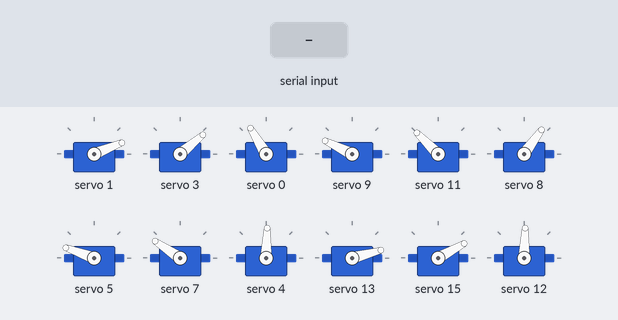
This sketch was run on a simulated Arduino Uno, built with avr-gcc and run on an emulated ATmega328P. Shown: 12 × servo. The inputs (shaded band) are chosen by the test bench.

Above: at 1.2 s.
1.3 s: "f" received over Serial
At 1.94 s:
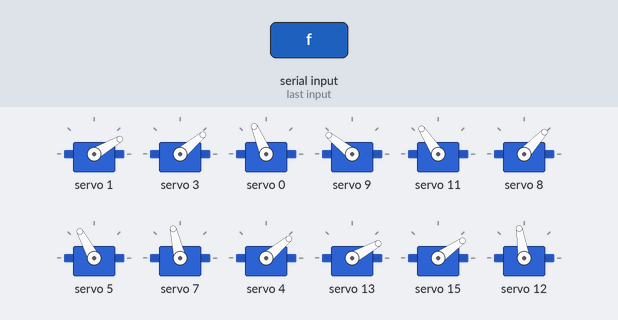
At 3.59 s:
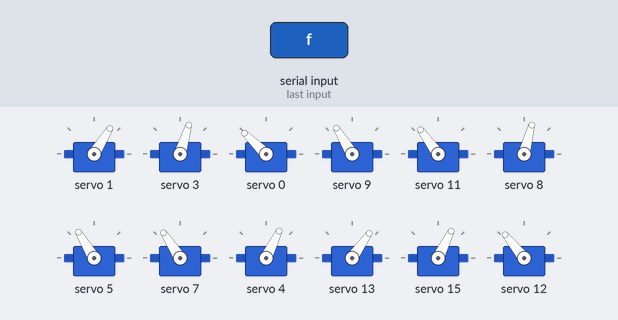
4.3 s: "b" received over Serial
7.3 s: "l" received over Serial
At 7.79 s:
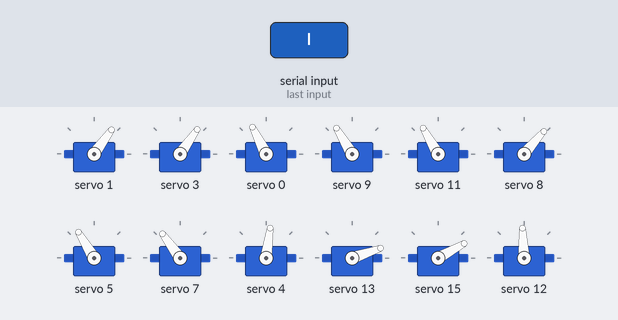
10.3 s: "r" received over Serial
13.3 s: "f" received over Serial
Timing chart, 0 to 17.3 s (numbered marks = the images above; inputs shaded):
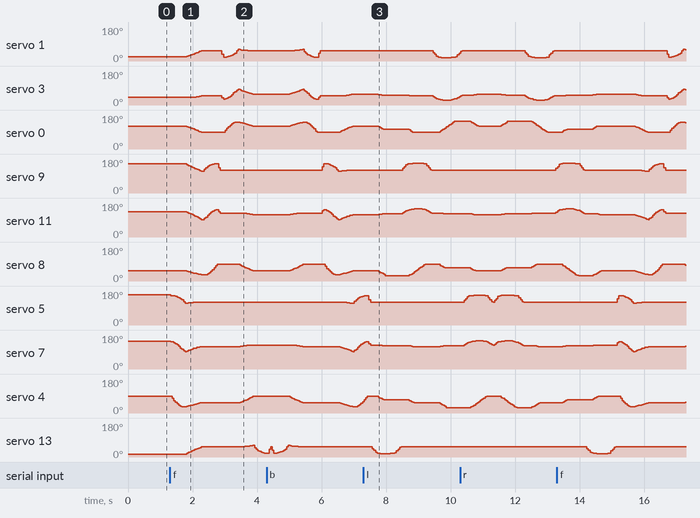

Measured:
- after the input at 1.3 s, servo 13: rises from 15° to 61° in 2.0 s, then falls to 20° in 0.40 s; servo 15: rises from 29° to 84° in 2.0 s, then falls to 31° in 0.40 s; servo 12: rises from 88° to 141° in 2.0 s, then falls to 95° in 0.40 s
- after the input at 7.3 s, servo 9: rises from 121° to 158° in 0.41 s, then falls to 121° in 0.49 s; servo 11: rises from 118° to 150° in 1.1 s, then falls to 123° in 0.90 s; servo 12: rises from 88° to 148° in 0.50 s, then falls to 105° in 1.6 s
- after the input at 10.3 s, servo 9: 121° → 130° after 3.0 s

The sketch:

spider_robot_main_code.ino
```cpp
#include <FlexiTimer2.h>//to set a timer to manage all servos
#include <Wire.h>
#include <Adafruit_PWMServoDriver.h>
/* Servos --------------------------------------------------------------------*/
Adafruit_PWMServoDriver pwm = Adafruit_PWMServoDriver();
#define SERVOMIN  102 // This is the 'minimum' pulse length count (out of 4096)
#define SERVOMAX  492 // This is the 'maximum' pulse length count (out of 4096)
#define SERVO_FREQ 50 // Analog servos run at ~50 Hz updates
//define 12 servos for 4 legs
//define servos' ports
//                            Leg 0 (FR)    Leg 1 (RR)    Leg 2 (FL)    Leg 3 (RL)
//                             F   C   T     F   C   T     F   C   T     F   C   T
const int servo_pin[4][3] = {{ 1,  3,  0}, { 9, 11,  8}, { 5,  7,  4}, {13, 15, 12}};
/* Size of the robot ---------------------------------------------------------*/
const float length_a = 50;
const float length_b = 77.1;
const float length_c = 27.5;
const float length_side = 71;
const float z_absolute = -28;
/* Constants for movement ----------------------------------------------------*/
const float z_default = -50, z_up = -30, z_boot = z_absolute;
const float x_default = 62, x_offset = 0;
const float y_start = 0, y_step = 40;
const float y_default = x_default;
/* variables for movement ----------------------------------------------------*/
volatile float site_now[4][3];    //real-time coordinates of the end of each leg
volatile float site_expect[4][3]; //expected coordinates of the end of each leg
float temp_speed[4][3];   //each axis' speed, needs to be recalculated before each movement
float move_speed;     //movement speed
float speed_multiple = 1.5; //movement speed multiple
const float spot_turn_speed = 4;
const float leg_move_speed = 8;
const float body_move_speed = 3;
const float stand_seat_speed = 1;
//functions' parameter
const float KEEP = 255;
//define PI for calculation
const float pi = 3.1415926;
/* Constants for turn --------------------------------------------------------*/
//temp length
const float temp_a = sqrt(pow(2 * x_default + length_side, 2) + pow(y_step, 2));
const float temp_b = 2 * (y_start + y_step) + length_side;
const float temp_c = sqrt(pow(2 * x_default + length_side, 2) + pow(2 * y_start + y_step + length_side, 2));
const float temp_alpha = acos((pow(temp_a, 2) + pow(temp_b, 2) - pow(temp_c, 2)) / 2 / temp_a / temp_b);
//site for turn
const float turn_x1 = (temp_a - length_side) / 2;
const float turn_y1 = y_start + y_step / 2;
const float turn_x0 = turn_x1 - temp_b * cos(temp_alpha);
const float turn_y0 = temp_b * sin(temp_alpha) - turn_y1 - length_side;

void setup()
{
  Serial.begin(9600, SERIAL_8N1);

  //initialize servos
  pwm.begin();
  pwm.setOscillatorFrequency(27000000);
  pwm.setPWMFreq(SERVO_FREQ);
  delay(10);

  set_site(0, x_default - x_offset, y_start + y_step, z_boot);
  set_site(1, x_default - x_offset, y_start + y_step, z_boot);
  set_site(2, x_default + x_offset, y_start, z_boot);
  set_site(3, x_default + x_offset, y_start, z_boot);
  for (int i = 0; i < 4; i++)
  {
    for (int j = 0; j < 3; j++)
    {
      site_now[i][j] = site_expect[i][j];
    }
  }
  //start servo service
  FlexiTimer2::set(50, servo_service);
  FlexiTimer2::start();
 // sit();
 // delay(4000);

// body_dance2(2);
/*
  sit();
  delay(10);
  stand();
  delay(10);
  hand_wave(2);
  delay(10);
  step_forward(3);
  delay(10);
  hand_shake(1);
  delay(10);
  step_back(3);

*/
/*
stand();
delay(1000);
body_right(40);
body_left(80);
delay(5);
body_right(80);
body_left(40);
stand();

*/
/*
  turn_right(4);
  delay(4000);
  turn_left(4);
  delay(4000);
  stand();
  */
}

void loop()
{
  while(Serial.available())
  {
    switch (Serial.read()) {
      case 'f':
        step_forward(2);
        break;

      case 'b':
        step_back(2);
        break;

      case 'l':
        turn_left(2);
        break;

      case 'r':
        turn_right(2);
        break;
    }
  }
}

/*
  - sit
   ---------------------------------------------------------------------------*/
void sit(void)
{
  move_speed = stand_seat_speed;
  for (int leg = 0; leg < 4; leg++)
  {
    set_site(leg, KEEP, KEEP, z_boot);
  }
  wait_all_reach();
}

/*
  - stand
  - blocking function
   ---------------------------------------------------------------------------*/
void stand(void)
{
  move_speed = stand_seat_speed;
  for (int leg = 0; leg < 4; leg++)
  {
    set_site(leg, KEEP, KEEP, z_default);
  }
  wait_all_reach();
}


/*
  - spot turn to left
  - blocking function
  - parameter step steps wanted to turn
   ---------------------------------------------------------------------------*/
void turn_left(unsigned int step)
{
  move_speed = spot_turn_speed;
  while (step-- > 0)
  {
    if (site_now[3][1] == y_start)
    {
      //leg 3&1 move
      set_site(3, x_default + x_offset, y_start, z_up);
      wait_all_reach();

      set_site(0, turn_x1 - x_offset, turn_y1, z_default);
      set_site(1, turn_x0 - x_offset, turn_y0, z_default);
      set_site(2, turn_x1 + x_offset, turn_y1, z_default);
      set_site(3, turn_x0 + x_offset, turn_y0, z_up);
      wait_all_reach();

      set_site(3, turn_x0 + x_offset, turn_y0, z_default);
      wait_all_reach();

      set_site(0, turn_x1 + x_offset, turn_y1, z_default);
      set_site(1, turn_x0 + x_offset, turn_y0, z_default);
      set_site(2, turn_x1 - x_offset, turn_y1, z_default);
      set_site(3, turn_x0 - x_offset, turn_y0, z_default);
      wait_all_reach();

      set_site(1, turn_x0 + x_offset, turn_y0, z_up);
      wait_all_reach();

      set_site(0, x_default + x_offset, y_start, z_default);
      set_site(1, x_default + x_offset, y_start, z_up);
      set_site(2, x_default - x_offset, y_start + y_step, z_default);
      set_site(3, x_default - x_offset, y_start + y_step, z_default);
      wait_all_reach();

      set_site(1, x_default + x_offset, y_start, z_default);
      wait_all_reach();
    }
    else
    {
      //leg 0&2 move
      set_site(0, x_default + x_offset, y_start, z_up);
      wait_all_reach();

      set_site(0, turn_x0 + x_offset, turn_y0, z_up);
      set_site(1, turn_x1 + x_offset, turn_y1, z_default);
      set_site(2, turn_x0 - x_offset, turn_y0, z_default);
      set_site(3, turn_x1 - x_offset, turn_y1, z_default);
      wait_all_reach();

      set_site(0, turn_x0 + x_offset, turn_y0, z_default);
      wait_all_reach();

      set_site(0, turn_x0 - x_offset, turn_y0, z_default);
      set_site(1, turn_x1 - x_offset, turn_y1, z_default);
      set_site(2, turn_x0 + x_offset, turn_y0, z_default);
      set_site(3, turn_x1 + x_offset, turn_y1, z_default);
      wait_all_reach();

      set_site(2, turn_x0 + x_offset, turn_y0, z_up);
      wait_all_reach();

      set_site(0, x_default - x_offset, y_start + y_step, z_default);
      set_site(1, x_default - x_offset, y_start + y_step, z_default);
      set_site(2, x_default + x_offset, y_start, z_up);
      set_site(3, x_default + x_offset, y_start, z_default);
      wait_all_reach();

      set_site(2, x_default + x_offset, y_start, z_default);
      wait_all_reach();
    }
  }
}

/*
  - spot turn to right
  - blocking function
  - parameter step steps wanted to turn
   ---------------------------------------------------------------------------*/
void turn_right(unsigned int step)
{
  move_speed = spot_turn_speed;
  while (step-- > 0)
  {
    if (site_now[2][1] == y_start)
    {
      //leg 2&0 move
      set_site(2, x_default + x_offset, y_start, z_up);
      wait_all_reach();

      set_site(0, turn_x0 - x_offset, turn_y0, z_default);
      set_site(1, turn_x1 - x_offset, turn_y1, z_default);
      set_site(2, turn_x0 + x_offset, turn_y0, z_up);
      set_site(3, turn_x1 + x_offset, turn_y1, z_default);
      wait_all_reach();

      set_site(2, turn_x0 + x_offset, turn_y0, z_default);
      wait_all_reach();

      set_site(0, turn_x0 + x_offset, turn_y0, z_default);
      set_site(1, turn_x1 + x_offset, turn_y1, z_default);
      set_site(2, turn_x0 - x_offset, turn_y0, z_default);
      set_site(3, turn_x1 - x_offset, turn_y1, z_default);
      wait_all_reach();

      set_site(0, turn_x0 + x_offset, turn_y0, z_up);
      wait_all_reach();

      set_site(0, x_default + x_offset, y_start, z_up);
      set_site(1, x_default + x_offset, y_start, z_default);
      set_site(2, x_default - x_offset, y_start + y_step, z_default);
      set_site(3, x_default - x_offset, y_start + y_step, z_default);
      wait_all_reach();

      set_site(0, x_default + x_offset, y_start, z_default);
      wait_all_reach();
    }
    else
    {
      //leg 1&3 move
      set_site(1, x_default + x_offset, y_start, z_up);
      wait_all_reach();

      set_site(0, turn_x1 + x_offset, turn_y1, z_default);
      set_site(1, turn_x0 + x_offset, turn_y0, z_up);
      set_site(2, turn_x1 - x_offset, turn_y1, z_default);
      set_site(3, turn_x0 - x_offset, turn_y0, z_default);
      wait_all_reach();

      set_site(1, turn_x0 + x_offset, turn_y0, z_default);
      wait_all_reach();

      set_site(0, turn_x1 - x_offset, turn_y1, z_default);
      set_site(1, turn_x0 - x_offset, turn_y0, z_default);
      set_site(2, turn_x1 + x_offset, turn_y1, z_default);
      set_site(3, turn_x0 + x_offset, turn_y0, z_default);
      wait_all_reach();

      set_site(3, turn_x0 + x_offset, turn_y0, z_up);
      wait_all_reach();

      set_site(0, x_default - x_offset, y_start + y_step, z_default);
      set_site(1, x_default - x_offset, y_start + y_step, z_default);
      set_site(2, x_default + x_offset, y_start, z_default);
      set_site(3, x_default + x_offset, y_start, z_up);
      wait_all_reach();

      set_site(3, x_default + x_offset, y_start, z_default);
      wait_all_reach();
    }
  }
}

/*
  - go forward
  - blocking function
  - parameter step steps wanted to go
   ---------------------------------------------------------------------------*/
void step_forward(unsigned int step)
{
  move_speed = leg_move_speed;
  while (step-- > 0)
  {
    if (site_now[2][1] == y_start)
    {
      //leg 2&1 move
      set_site(2, x_default + x_offset, y_start, z_up);
      wait_all_reach();
      set_site(2, x_default + x_offset, y_start + 2 * y_step, z_up);
      wait_all_reach();
      set_site(2, x_default + x_offset, y_start + 2 * y_step, z_default);
      wait_all_reach();

      move_speed = body_move_speed;

      set_site(0, x_default + x_offset, y_start, z_default);
      set_site(1, x_default + x_offset, y_start + 2 * y_step, z_default);
      set_site(2, x_default - x_offset, y_start + y_step, z_default);
      set_site(3, x_default - x_offset, y_start + y_step, z_default);
      wait_all_reach();

      move_speed = leg_move_speed;

      set_site(1, x_default + x_offset, y_start + 2 * y_step, z_up);
      wait_all_reach();
      set_site(1, x_default + x_offset, y_start, z_up);
      wait_all_reach();
      set_site(1, x_default + x_offset, y_start, z_default);
      wait_all_reach();
    }
    else
    {
      //leg 0&3 move
      set_site(0, x_default + x_offset, y_start, z_up);
      wait_all_reach();
      set_site(0, x_default + x_offset, y_start + 2 * y_step, z_up);
      wait_all_reach();
      set_site(0, x_default + x_offset, y_start + 2 * y_step, z_default);
      wait_all_reach();

      move_speed = body_move_speed;

      set_site(0, x_default - x_offset, y_start + y_step, z_default);
      set_site(1, x_default - x_offset, y_start + y_step, z_default);
      set_site(2, x_default + x_offset, y_start, z_default);
      set_site(3, x_default + x_offset, y_start + 2 * y_step, z_default);
      wait_all_reach();

      move_speed = leg_move_speed;

      set_site(3, x_default + x_offset, y_start + 2 * y_step, z_up);
      wait_all_reach();
      set_site(3, x_default + x_offset, y_start, z_up);
      wait_all_reach();
      set_site(3, x_default + x_offset, y_start, z_default);
      wait_all_reach();
    }
  }
}

/*
  - go back
  - blocking function
  - parameter step steps wanted to go
   ---------------------------------------------------------------------------*/
void step_back(unsigned int step)
{
  move_speed = leg_move_speed;
  while (step-- > 0)
  {
    if (site_now[3][1] == y_start)
    {
      //leg 3&0 move
      set_site(3, x_default + x_offset, y_start, z_up);
      wait_all_reach();
      set_site(3, x_default + x_offset, y_start + 2 * y_step, z_up);
      wait_all_reach();
      set_site(3, x_default + x_offset, y_start + 2 * y_step, z_default);
      wait_all_reach();

      move_speed = body_move_speed;

      set_site(0, x_default + x_offset, y_start + 2 * y_step, z_default);
      set_site(1, x_default + x_offset, y_start, z_default);
      set_site(2, x_default - x_offset, y_start + y_step, z_default);
      set_site(3, x_default - x_offset, y_start + y_step, z_default);
      wait_all_reach();

      move_speed = leg_move_speed;

      set_site(0, x_default + x_offset, y_start + 2 * y_step, z_up);
      wait_all_reach();
      set_site(0, x_default + x_offset, y_start, z_up);
      wait_all_reach();
      set_site(0, x_default + x_offset, y_start, z_default);
      wait_all_reach();
    }
    else
    {
      //leg 1&2 move
      set_site(1, x_default + x_offset, y_start, z_up);
      wait_all_reach();
      set_site(1, x_default + x_offset, y_start + 2 * y_step, z_up);
      wait_all_reach();
      set_site(1, x_default + x_offset, y_start + 2 * y_step, z_default);
      wait_all_reach();

      move_speed = body_move_speed;

      set_site(0, x_default - x_offset, y_start + y_step, z_default);
      set_site(1, x_default - x_offset, y_start + y_step, z_default);
      set_site(2, x_default + x_offset, y_start + 2 * y_step, z_default);
      set_site(3, x_default + x_offset, y_start, z_default);
      wait_all_reach();

      move_speed = leg_move_speed;

      set_site(2, x_default + x_offset, y_start + 2 * y_step, z_up);
      wait_all_reach();
      set_site(2, x_default + x_offset, y_start, z_up);
      wait_all_reach();
      set_site(2, x_default + x_offset, y_start, z_default);
      wait_all_reach();
    }
  }
}

void body_left(int i)
{
  set_site(0, site_now[0][0] + i, KEEP, KEEP);
  set_site(1, site_now[1][0] + i, KEEP, KEEP);
  set_site(2, site_now[2][0] - i, KEEP, KEEP);
  set_site(3, site_now[3][0] - i, KEEP, KEEP);
  wait_all_reach();
}

void body_right(int i)
{
  set_site(0, site_now[0][0] - i, KEEP, KEEP);
  set_site(1, site_now[1][0] - i, KEEP, KEEP);
  set_site(2, site_now[2][0] + i, KEEP, KEEP);
  set_site(3, site_now[3][0] + i, KEEP, KEEP);
  wait_all_reach();
}

void hand_wave(int i)
{
  float x_tmp;
  float y_tmp;
  float z_tmp;
  move_speed = 1;
  if (site_now[3][1] == y_start)
  {
    body_right(15);
    x_tmp = site_now[2][0];
    y_tmp = site_now[2][1];
    z_tmp = site_now[2][2];
    move_speed = body_move_speed;
    for (int j = 0; j < i; j++)
    {
      set_site(2, turn_x1, turn_y1, 50);
      wait_all_reach();
      set_site(2, turn_x0, turn_y0, 50);
      wait_all_reach();
    }
    set_site(2, x_tmp, y_tmp, z_tmp);
    wait_all_reach();
    move_speed = 1;
    body_left(15);
  }
  else
  {
    body_left(15);
    x_tmp = site_now[0][0];
    y_tmp = site_now[0][1];
    z_tmp = site_now[0][2];
    move_speed = body_move_speed;
    for (int j = 0; j < i; j++)
    {
      set_site(0, turn_x1, turn_y1, 50);
      wait_all_reach();
      set_site(0, turn_x0, turn_y0, 50);
      wait_all_reach();
    }
    set_site(0, x_tmp, y_tmp, z_tmp);
    wait_all_reach();
    move_speed = 1;
    body_right(15);
  }
}

void hand_shake(int i)
{
  float x_tmp;
  float y_tmp;
  float z_tmp;
  move_speed = 1;
  if (site_now[3][1] == y_start)
  {
    body_right(15);
    x_tmp = site_now[2][0];
    y_tmp = site_now[2][1];
    z_tmp = site_now[2][2];
    move_speed = body_move_speed;
    for (int j = 0; j < i; j++)
    {
      set_site(2, x_default - 30, y_start + 2 * y_step, 55);
      wait_all_reach();
      set_site(2, x_default - 30, y_start + 2 * y_step, 10);
      wait_all_reach();
    }
    set_site(2, x_tmp, y_tmp, z_tmp);
    wait_all_reach();
    move_speed = 1;
    body_left(15);
  }
  else
  {
    body_left(15);
    x_tmp = site_now[0][0];
    y_tmp = site_now[0][1];
    z_tmp = site_now[0][2];
    move_speed = body_move_speed;
    for (int j = 0; j < i; j++)
    {
      set_site(0, x_default - 30, y_start + 2 * y_step, 55);
      wait_all_reach();
      set_site(0, x_default - 30, y_start + 2 * y_step, 10);
      wait_all_reach();
    }
    set_site(0, x_tmp, y_tmp, z_tmp);
    wait_all_reach();
    move_speed = 1;
    body_right(15);
  }
}

void head_up(int i)
{
  set_site(0, KEEP, KEEP, site_now[0][2] - i);
  set_site(1, KEEP, KEEP, site_now[1][2] + i);
  set_site(2, KEEP, KEEP, site_now[2][2] - i);
  set_site(3, KEEP, KEEP, site_now[3][2] + i);
  wait_all_reach();
}

void head_down(int i)
{
  set_site(0, KEEP, KEEP, site_now[0][2] + i);
  set_site(1, KEEP, KEEP, site_now[1][2] - i);
  set_site(2, KEEP, KEEP, site_now[2][2] + i);
  set_site(3, KEEP, KEEP, site_now[3][2] - i);
  wait_all_reach();
}

void body_dance(int i)
{
  float x_tmp;
  float y_tmp;
  float z_tmp;
  float body_dance_speed = 2;
  sit();
  move_speed = 1;
  set_site(0, x_default, y_default, KEEP);
  set_site(1, x_default, y_default, KEEP);
  set_site(2, x_default, y_default, KEEP);
  set_site(3, x_default, y_default, KEEP);
  wait_all_reach();
  stand();
  set_site(0, x_default, y_default, z_default - 20);
  set_site(1, x_default, y_default, z_default - 20);
  set_site(2, x_default, y_default, z_default - 20);
  set_site(3, x_default, y_default, z_default - 20);
  wait_all_reach();
  move_speed = body_dance_speed;
  head_up(30);
  for (int j = 0; j < i; j++)
  {
    if (j > i / 4)
      move_speed = body_dance_speed * 2;
    if (j > i / 2)
      move_speed = body_dance_speed * 3;
    set_site(0, KEEP, y_default - 20, KEEP);
    set_site(1, KEEP, y_default + 20, KEEP);
    set_site(2, KEEP, y_default - 20, KEEP);
    set_site(3, KEEP, y_default + 20, KEEP);
    wait_all_reach();
    set_site(0, KEEP, y_default + 20, KEEP);
    set_site(1, KEEP, y_default - 20, KEEP);
    set_site(2, KEEP, y_default + 20, KEEP);
    set_site(3, KEEP, y_default - 20, KEEP);
    wait_all_reach();
  }
  move_speed = body_dance_speed;
  head_down(30);
}

/*
  - microservos service /timer interrupt function/50Hz
  - when set site expected,this function move the end point to it in a straight line
  - temp_speed[4][3] should be set before set expect site,it make sure the end point
   move in a straight line,and decide move speed.
   ---------------------------------------------------------------------------*/
void servo_service(void)
{
  sei();
  static float alpha, beta, gamma;

  for (int i = 0; i < 4; i++)
  {
    for (int j = 0; j < 3; j++)
    {
      if (abs(site_now[i][j] - site_expect[i][j]) >= abs(temp_speed[i][j]))
        site_now[i][j] += temp_speed[i][j];
      else
        site_now[i][j] = site_expect[i][j];
    }

    cartesian_to_polar(alpha, beta, gamma, site_now[i][0], site_now[i][1], site_now[i][2]);
    polar_to_servo(i, alpha, beta, gamma);
  }
}

/*
  - set one of end points' expect site
  - this function will set temp_speed[4][3] at same time
  - non - blocking function
   ---------------------------------------------------------------------------*/
void set_site(int leg, float x, float y, float z)
{
  float length_x = 0, length_y = 0, length_z = 0;

  if (x != KEEP)
    length_x = x - site_now[leg][0];
  if (y != KEEP)
    length_y = y - site_now[leg][1];
  if (z != KEEP)
    length_z = z - site_now[leg][2];

  float length = sqrt(pow(length_x, 2) + pow(length_y, 2) + pow(length_z, 2));

  temp_speed[leg][0] = length_x / length * move_speed * speed_multiple;
  temp_speed[leg][1] = length_y / length * move_speed * speed_multiple;
  temp_speed[leg][2] = length_z / length * move_speed * speed_multiple;

  if (x != KEEP)
    site_expect[leg][0] = x;
  if (y != KEEP)
    site_expect[leg][1] = y;
  if (z != KEEP)
    site_expect[leg][2] = z;
}

/*
  - wait one of end points move to expect site
  - blocking function
   ---------------------------------------------------------------------------*/
void wait_reach(int leg)
{
  while (1)
    if (site_now[leg][0] == site_expect[leg][0])
      if (site_now[leg][1] == site_expect[leg][1])
        if (site_now[leg][2] == site_expect[leg][2])
          break;
}

/*
  - wait all of end points move to expect site
  - blocking function
   ---------------------------------------------------------------------------*/
void wait_all_reach(void)
{
  for (int i = 0; i < 4; i++)
    wait_reach(i);
}

/*
  - trans site from cartesian to polar
  - mathematical model 2/2
   ---------------------------------------------------------------------------*/
void cartesian_to_polar(volatile float &alpha, volatile float &beta, volatile float &gamma, volatile float x, volatile float y, volatile float z)
{
  //calculate w-z degree
  float v, w;
  w = (x >= 0 ? 1 : -1) * (sqrt(pow(x, 2) + pow(y, 2)));
  v = w - length_c;
  alpha = atan2(z, v) + acos((pow(length_a, 2) - pow(length_b, 2) + pow(v, 2) + pow(z, 2)) / 2 / length_a / sqrt(pow(v, 2) + pow(z, 2)));
  beta = acos((pow(length_a, 2) + pow(length_b, 2) - pow(v, 2) - pow(z, 2)) / 2 / length_a / length_b);
  //calculate x-y-z degree
  gamma = (w >= 0) ? atan2(y, x) : atan2(-y, -x);
  //trans degree pi->180
  alpha = alpha / pi * 180;
  beta = beta / pi * 180;
  gamma = gamma / pi * 180;
}

/*
  - trans site from polar to microservos
  - mathematical model map to fact
  - the errors saved in eeprom will be add
   ---------------------------------------------------------------------------*/
void polar_to_servo(int leg, float alpha, float beta, float gamma)
{
  if (leg == 0)
  {
    alpha = 90 - alpha;
    beta = beta;
    gamma += 90;
  }
  else if (leg == 1)
  {
    alpha += 90;
    beta = 180 - beta;
    gamma = 90 - gamma;
  }
  else if (leg == 2)
  {
    alpha += 90;
    beta = 180 - beta;
    gamma = 90 - gamma;
  }
  else if (leg == 3)
  {
    alpha = 90 - alpha;
    beta = beta;
    gamma += 90;
  }

  pwm.setPWM(servo_pin[leg][0], 0, angle_to_pwm(alpha));
  pwm.setPWM(servo_pin[leg][1], 0, angle_to_pwm(beta));
  pwm.setPWM(servo_pin[leg][2], 0, angle_to_pwm(gamma));
}

int angle_to_pwm(float angle)
{
  return (int)(angle * (float)(SERVOMAX - SERVOMIN) / 180.0 + SERVOMIN);
}
```
